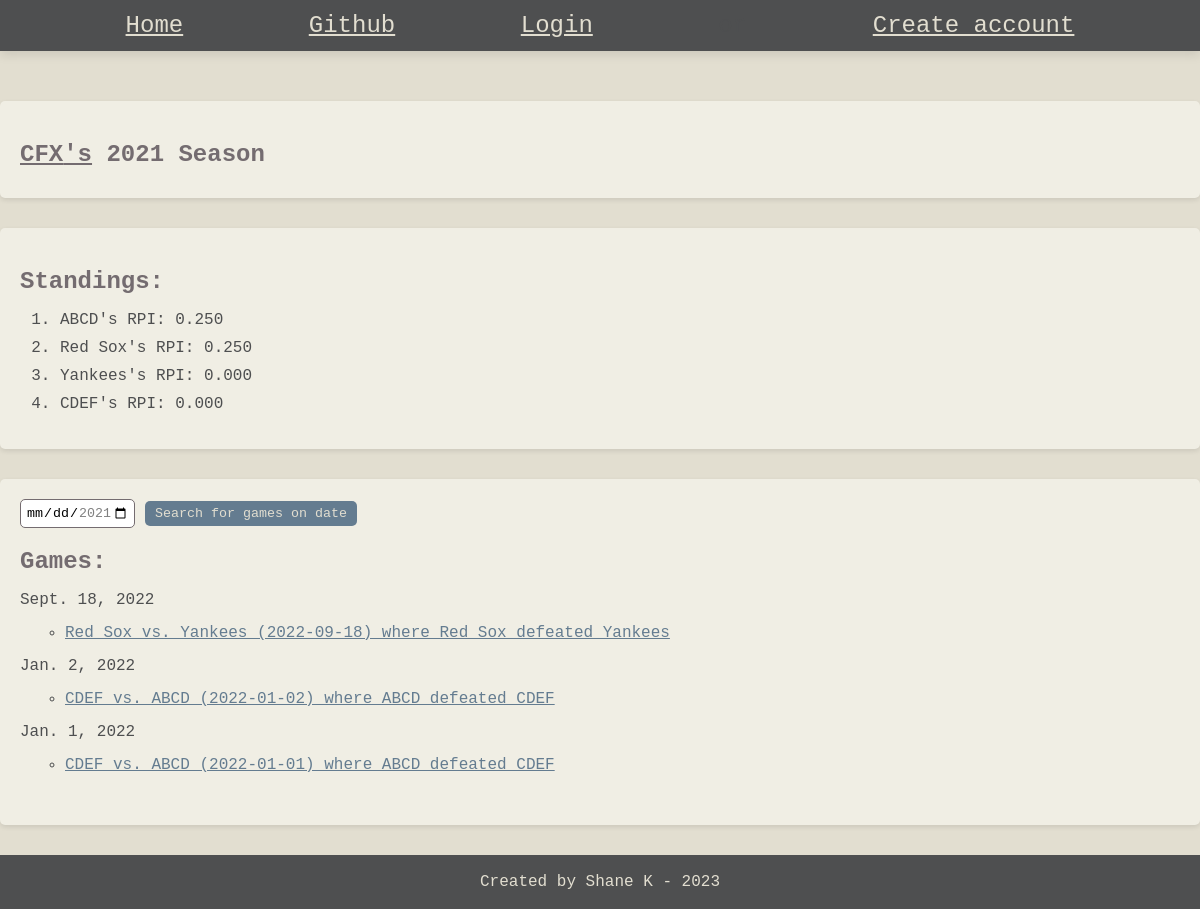
Screenshot of /rpiapp/leagues/68/seasons/82/ with the database file from the repository.
### rpiapp/models.py (models this page shows, shortened)
class Season(models.Model):
    created_by = models.ForeignKey(User, on_delete=models.SET_NULL, related_name="user_seasons", null=True)
    league = models.ForeignKey(League, on_delete=models.CASCADE, related_name="seasons", null=True)
    year = models.IntegerField(default=2023)
    class Meta:
        unique_together = ('league', 'year')

class League(models.Model):
    created_by = models.ForeignKey(User, on_delete=models.SET_NULL, related_name="user_leagues", null=True)
    name = models.CharField(max_length=100, unique=True)
    def __str__(self):
        return self.name

class Team(models.Model):
    created_by = models.ForeignKey(User, on_delete=models.SET_NULL, related_name="user_teams", null=True)
    league = models.ForeignKey(League, on_delete=models.CASCADE, related_name="teams", null=True)
    name = models.CharField(max_length=100)
    class Meta:
        unique_together = ('league','name')
    def __str__(self):
        return self.name

class Game(models.Model):
    created_by = models.ForeignKey(User, on_delete=models.SET_NULL, related_name="user_games", null=True)
    date      = models.DateField('Date of game')
    home_team = models.ForeignKey(Team, on_delete=models.CASCADE, related_name="home_games", null=True)
    away_team = models.ForeignKey(Team, on_delete=models.CASCADE, related_name="away_games", null=True)
    winner    = models.ForeignKey(Team, on_delete=models.CASCADE, related_name="won_games", null=True)
    loser     = models.ForeignKey(Team, on_delete=models.CASCADE, related_name="lost_games", null=True)
    season    = models.ForeignKey(Season, on_delete=models.CASCADE, related_name="season_games", null=True)
    league    = models.ForeignKey(League, on_delete=models.CASCADE, related_name="league_games", null=True)
    def __str__(self):
        return (f"{self.home_team} vs. {self.away_team} ({self.date}) where {self.winner} defeated {self.loser}")

### rpiapp/views.py (the view)
# urls.py: path("leagues/<int:league_id>/seasons/<int:season_id>/", views.season_details, name="season_details"),
def season_details(request, league_id, season_id):
    league = get_object_or_404(League, id=league_id)
    season = get_object_or_404(Season, id=season_id)
    season_games = season.season_games.all().order_by("-date")
    league_teams = league.teams.all()
    season_teams = set()
    for game in season_games:
        if game.winner.name not in season_teams:
            season_teams.add(game.winner)
        if game.loser.name not in season_teams:
            season_teams.add(game.loser)
    season_games_by_date = {}
    for game in season_games:
        if game.date not in season_games_by_date:
            season_games_by_date[game.date] = [game]
        else:
            season_games_by_date[game.date].append(game)
    season_games_obj = []
    for game in season_games:
        season_games_obj.append({
            "Winner" : game.winner.name,
            "Loser" : game.loser.name,
            "Location" : game.home_team.name
        })
    rpis = []
    for team in set(season_teams):
        rpis.append(format(calc_rpi(team.name,season_games_obj), '.3f'))
    rpis_by_team = list(zip(rpis,season_teams))
    rpis_by_team = reversed(sorted(rpis_by_team, key=lambda x: x[0]))
    if request.method == 'POST':
        add_game_form = AddGameForm(request.POST, season=season)
        if add_game_form.is_valid():
            game = add_game_form.save(commit=False)
            game.created_by = request.user
            game.league = league
            game.season = season
            game.save()
            messages.success(request, f"Game: '{game}' created successfully")
            return HttpResponseRedirect(reverse("rpiapp:season_details", kwargs={"league_id" : league_id,
                                                                                 "season_id" : season_id}))
    else:
        add_game_form = AddGameForm(season=season)
    context = {
        "season" : season,
        "season_games_by_date" : season_games_by_date,
        "league_teams" : league_teams,
        "rpis_by_team" : rpis_by_team,
        "add_game_form" : add_game_form
    }
    return render(request, "rpiapp/season_details.html", context)

### rpiapp/forms.py
class AddGameForm(forms.ModelForm):
    def __init__(self, *args, season, **kwargs):
        super(AddGameForm, self).__init__(*args, **kwargs)
        self.fields['date'].widget = forms.SelectDateWidget(years=range(season.year, season.year+1))
        self.fields['winner'].queryset = Team.objects.filter(league=season.league)
        self.fields['loser'].queryset = Team.objects.filter(league=season.league)
        self.fields['home_team'].queryset = Team.objects.filter(league=season.league)
        self.fields['away_team'].queryset = Team.objects.filter(league=season.league)
    class Meta:
        model = Game
        fields = ['date','winner','loser','home_team','away_team',]

### rpiapp/utils.py (called while the page is built)
def calc_rpi(team,
             games,
             location_matters=False,
             mode="normal",
             mode_high_weight=1,
             mode_low_weight=1,
             weight_wp=0.25,
             weight_opwp=0.50,
             weight_opopwp=0.25):
    wp     = get_wp(team, games, location_matters, mode, mode_high_weight, mode_low_weight)
    opwp   = get_opwp(team, games)
    opopwp = get_opopwp(team, games)
    return (weight_wp * wp) + (weight_opwp * opwp) + (weight_opopwp * opopwp)

def get_wp_minus_team(team, opponent, games):
    games_without_opponent = []
    for game in games:
        if game["Winner"] != opponent and game["Loser"] != opponent:
            games_without_opponent.append(game)
    return get_wp(team, games_without_opponent)

def get_opwp(team, games):
    opponent_schedule = []
    for game in games:
        if game["Winner"] == team:
            opponent = game["Loser"]
            opponent_schedule.append(get_wp_minus_team(opponent, team, games))
        if game["Loser"] == team:
            opponent = game["Winner"]
            opponent_schedule.append(get_wp_minus_team(opponent, team, games))
    return sum(opponent_schedule) / len(opponent_schedule)

def get_opopwp(team, games):
    opponents = []
    for game in games:
        if game["Winner"] == team:
            opponents.append(game["Loser"])
        if game["Loser"] == team:
            opponents.append(game["Winner"])
    opponents_opwp = []
    for opponent in opponents:
        opponents_opwp.append(get_opwp(opponent,games))
    return sum(opponents_opwp) / len(opponents_opwp)

### rpiapp/templates/rpiapp/season_details.html (shortened to what this page needs)
{% extends 'rpiapp/base.html' %}
{% block content %}
<body>
    <section>
        <h1><a href="{% url 'rpiapp:league_details' season.league.id %}" > {{season.league}}'s</a> {{season.year}} Season </h1>
    </section>
    <section>
        <h2> Standings: </h2>
        <ol>
            {% for rpi,team in rpis_by_team %}
                <li>{{team}}'s RPI: {{rpi}}</li>
            {% endfor %}
        </ol>
    </section>
    <section>
        <form action="{% url 'rpiapp:game_search' season.league.id season.id %}" method="post">
            <input type="date" name="date" min="{{season.year}}-01-01" max="{{season.year}}-12-31">
            <button type="submit">Search for games on date</button>
        </form>
        <h2> Games: </h2>
        <ul>
            {% for date, games in season_games_by_date.items %}
            <li>{{date}}</li>
            <ul>
                {% for game in games %}
                    <li><a href="{% url 'rpiapp:game_details' game.league.id game.season.id game.id %}">{{game}}</a></li>
                {% endfor %}
            </ul>
            {% endfor %}
        </ul>
    </section>
</body>
{% endblock %}

### rpiapp/static/rpiapp/base.css (style rules this page uses)
:root { --main-dark-grey: #4E4F50; --main-light-gray: #746C70; --main-tan: #E2DED0; --main-blue-gray: #647C90; --link-blue: #0000EE; --link-purple: #551A8B; }
* { font-family: 'Courier New', Courier, monospace; }
html { margin: 0; padding: 0; }
body { background-color: var(--main-tan); color: var(--main-dark-grey); margin: 0; }

### rpiapp/static/rpiapp/main.css (style rules this page uses)
:root { --main-dark-grey: #4E4F50; --main-light-gray: #746C70; --main-tan: #E2DED0; --main-blue-gray: #647C90; --link-blue: #0000EE; --link-purple: #551A8B; }
body { font-family: Arial, sans-serif; color: #4E4F50; background-color: #E2DED0; margin: 0; padding: 0; }
h1, h1 a { color: #746C70; margin-bottom: 10px; }
h2 { color: #746C70; margin-bottom: 15px; }
section { margin-bottom: 30px; padding: 20px; background-color: #F0EEE4; border-radius: 5px; box-shadow: 0px 2px 5px rgba(0, 0, 0, 0.1); }
ul { list-style-type: none; padding: 0; }
ul ul { list-style-type:circle; padding: 5px; margin-left: 40px; }
li { margin-bottom: 10px; }
a { color: #647C90; }
form { display: inline; margin-right: 10px; }
input[type="search"], input[type="text"], input[type="number"], input[type="date"], input[type="file"] { padding: 5px; border: 1px solid #746C70; border-radius: 5px; }
button[type="submit"] { background-color: #647C90; color: #E2DED0; border: none; padding: 5px 10px; border-radius: 5px; cursor: pointer; }

### rows the page displays
Season: league "CFX", year "2021"
Team: name "ABCD", rpi "0.250"
Team: name "Red Sox", rpi "0.250"
Team: name "Yankees", rpi "0.000"
Team: name "CDEF", rpi "0.000"
Game: date "Sept. 18, 2022", home_team+away_team+date "Red Sox vs. Yankees (2022-09-18) where Red Sox defeated Yankees"
Game: date "Jan. 2, 2022", home_team+away_team+date "CDEF vs. ABCD (2022-01-02) where ABCD defeated CDEF"
Game: date "Jan. 1, 2022", home_team+away_team+date "CDEF vs. ABCD (2022-01-01) where ABCD defeated CDEF"
